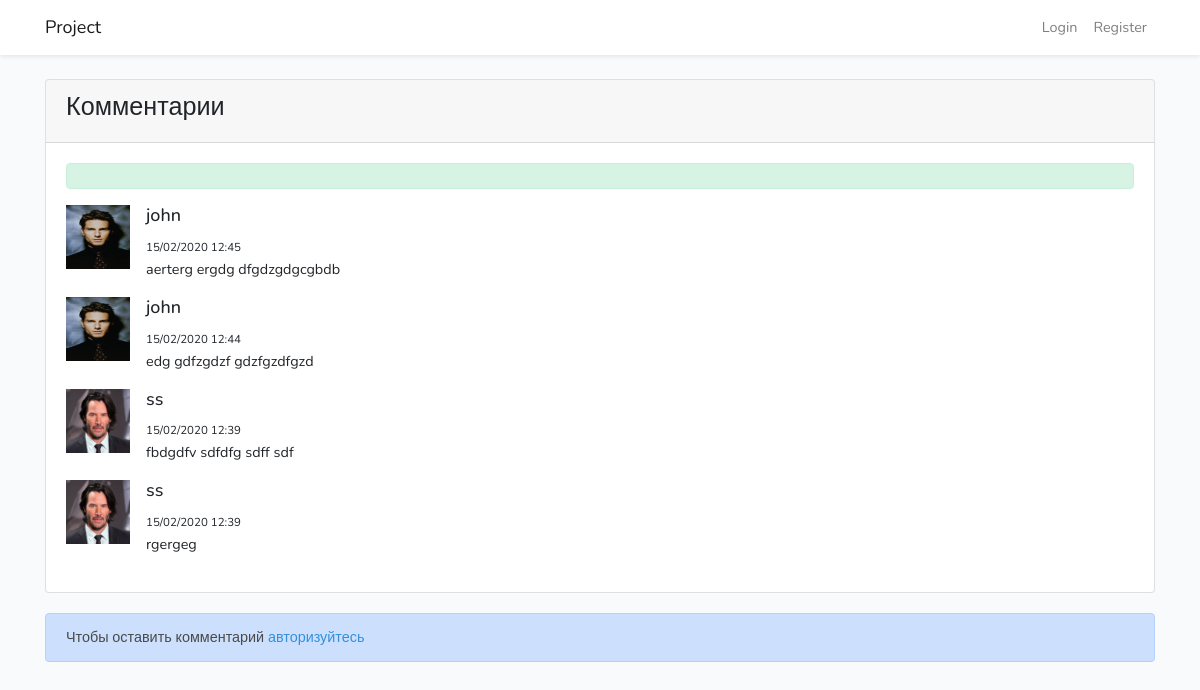
The page / on the database its author committed.
### tables this page shows
CREATE TABLE `coments` (
  `id` int(11) NOT NULL,
  `name` varchar(255) NOT NULL,
  `coment` text NOT NULL,
  `date` timestamp NOT NULL DEFAULT CURRENT_TIMESTAMP,
  `user_id` int(11) NOT NULL,
  `status` int(11) DEFAULT '1'
);

CREATE TABLE `users` (
  `user_id` int(11) NOT NULL,
  `user_name` varchar(255) NOT NULL,
  `email` varchar(255) NOT NULL,
  `password` varchar(255) NOT NULL,
  `password_confirmation` varchar(255) NOT NULL,
  `password_cookie_token` varchar(255) NOT NULL,
  `image` longblob NOT NULL
);

### app/include/functions.php (called while the page is built)
<?php
require_once 'database.php';
function get_coments($db) {
    $sql = "SELECT * FROM `coments` LEFT JOIN `users` ON `coments`.`user_id` = `users`.`user_id` ORDER BY date DESC";
    $result = mysqli_query($db, $sql);
    $coments = mysqli_fetch_all($result, MYSQLI_ASSOC);
    return $coments;
}
$coments = get_coments($link);

### index.php (the view, shortened to what this page needs)
<?php
require_once 'app/include/database.php';
require_once 'app/include/functions.php';
?>
<!DOCTYPE html>
<html lang="en">
<head>
    <?php require_once 'app/include/database.php' ?>
    <?php require_once 'app/include/functions.php' ?>
    <link href="css/app.css" rel="stylesheet">
</head>
<body>
    <div id="app">
        <nav class="navbar navbar-expand-md navbar-light bg-white shadow-sm">
            <div class="container">
                <a class="navbar-brand" href="index.php">
                    Project
                </a>
                <div class="collapse navbar-collapse" id="navbarSupportedContent">
                    <ul class="navbar-nav ml-auto">
                            <li class="nav-item">
                                <a class="nav-link" href="login.php">Login</a>
                            </li>
                            <li class="nav-item">
                                <a class="nav-link" href="register.php">Register</a>
                            </li>
                    </ul>
                </div>
            </div>
        </nav>
        <main class="py-4">
            <div class="container">
                <div class="row justify-content-center">
                    <div class="col-md-12">
                        <div class="card">
                            <div class="card-header"><h3>Комментарии</h3></div>
                            <div class="card-body">
                              <div class="alert alert-success" role="alert">
                              </div>
                    <?php
                          $coments = get_coments($link);
                    ?>
				    <?php foreach ($coments as $coment): ?>
                                <div class="media">
                                  <img src="<?php echo 'img/'. basename($coment['image'])?>" class="mr-3" alt="..." width="64" height="64">
                                  <div class="media-body">
                                    <h5 class="mt-0">
                                                 <?php  echo $coment['name'] ?>
                                    </h5>
                                    <span><small><?php echo date('d/m/Y H:i', strtotime($coment['date']))?></small></span>
                                    <p>
                                                 <?php  echo $coment['coment'] ?>
                                    </p>
                                  </div>
                                </div>
                    <?php endforeach; ?>
                            </div>
                        </div>
                    </div>
                    <div class="col-md-12" style="margin-top: 20px;">
                        <div class="alert alert-auth" role="">
                            <?php
                            echo $_SESSION['message_auth']; ?> <a href="login.php"> авторизуйтесь</a>
                        </div>
                    </div>
                </div>
            </div>
        </main>
    </div>
</body>
</html>

### rows shown on the page
coments: user.image (picture), name "john", date "15/02/2020 12:45", coment "aerterg ergdg dfgdzgdgcgbdb"
coments: user.image (picture), name "john", date "15/02/2020 12:44", coment "edg gdfzgdzf gdzfgzdfgzd"
coments: user.image (picture), name "ss", date "15/02/2020 12:39", coment "fbdgdfv sdfdfg sdff sdf"
coments: user.image (picture), name "ss", date "15/02/2020 12:39", coment "rgergeg"

### other values the page prints
$_SESSION['message_auth'] "Чтобы оставить комментарий"
